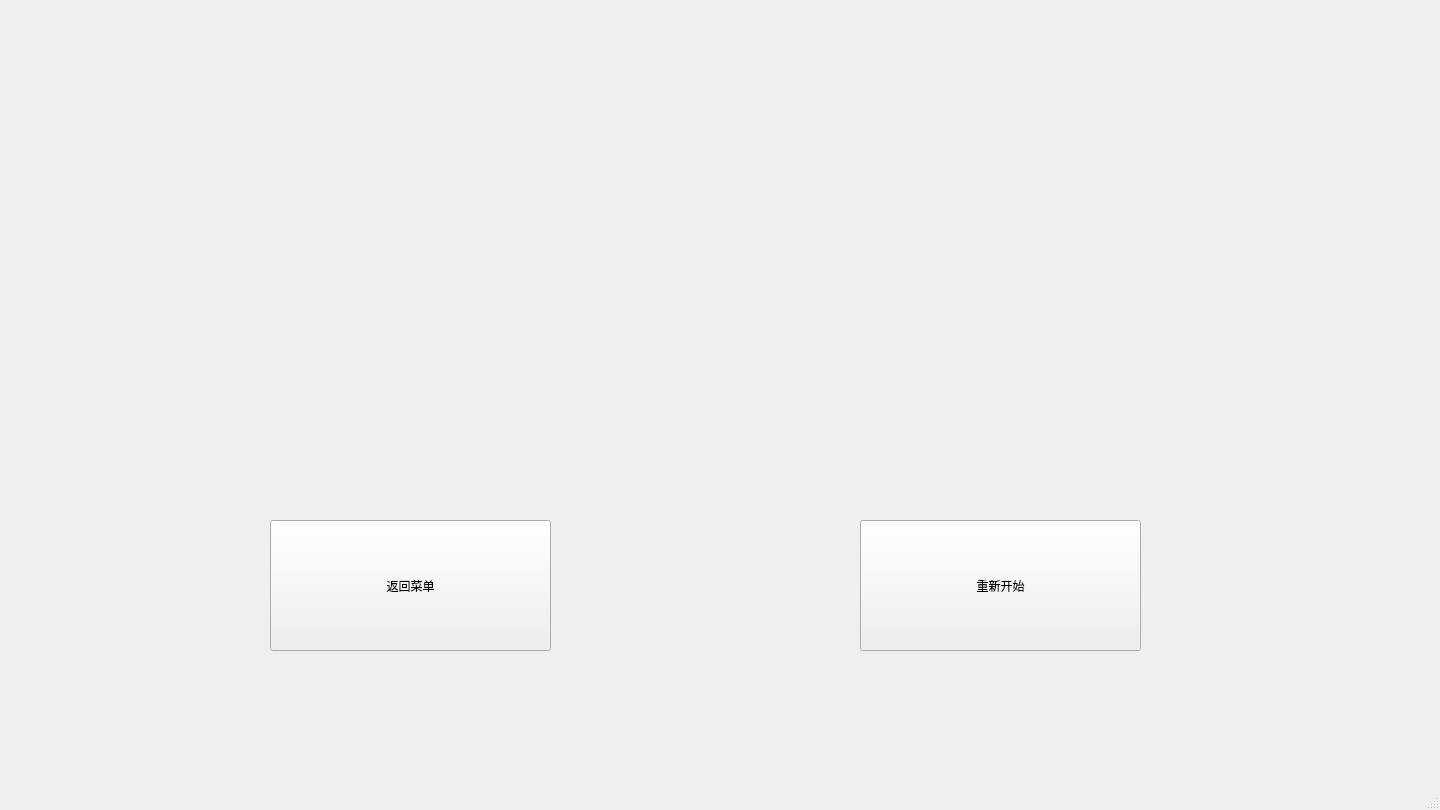
<?xml version="1.0" encoding="UTF-8"?>
<ui version="4.0">
 <class>GameOver</class>
 <widget class="QMainWindow" name="GameOver">
  <property name="geometry">
   <rect>
    <x>0</x>
    <y>0</y>
    <width>1440</width>
    <height>810</height>
   </rect>
  </property>
  <property name="windowTitle">
   <string>MainWindow</string>
  </property>
  <widget class="QWidget" name="centralwidget">
   <widget class="QPushButton" name="pushButton">
    <property name="geometry">
     <rect>
      <x>270</x>
      <y>520</y>
      <width>281</width>
      <height>131</height>
     </rect>
    </property>
    <property name="text">
     <string>返回菜单</string>
    </property>
   </widget>
   <widget class="QPushButton" name="ReTty">
    <property name="geometry">
     <rect>
      <x>860</x>
      <y>520</y>
      <width>281</width>
      <height>131</height>
     </rect>
    </property>
    <property name="text">
     <string>重新开始</string>
    </property>
   </widget>
  </widget>
  <widget class="QMenuBar" name="menubar">
   <property name="geometry">
    <rect>
     <x>0</x>
     <y>0</y>
     <width>1440</width>
     <height>26</height>
    </rect>
   </property>
  </widget>
  <widget class="QStatusBar" name="statusbar"/>
 </widget>
 <resources/>
 <connections/>
</ui>
